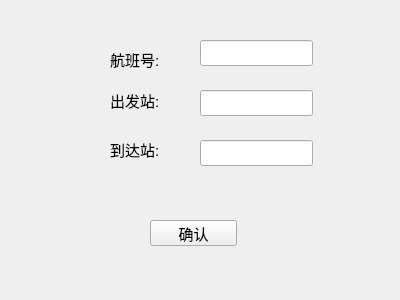
<?xml version="1.0" encoding="UTF-8"?>
<ui version="4.0">
 <class>airlinenew</class>
 <widget class="QWidget" name="airlinenew">
  <property name="geometry">
   <rect>
    <x>0</x>
    <y>0</y>
    <width>400</width>
    <height>300</height>
   </rect>
  </property>
  <property name="windowTitle">
   <string>Form</string>
  </property>
  <widget class="QLineEdit" name="lineEdit">
   <property name="geometry">
    <rect>
     <x>200</x>
     <y>40</y>
     <width>113</width>
     <height>26</height>
    </rect>
   </property>
  </widget>
  <widget class="QLineEdit" name="lineEdit_2">
   <property name="geometry">
    <rect>
     <x>200</x>
     <y>90</y>
     <width>113</width>
     <height>26</height>
    </rect>
   </property>
  </widget>
  <widget class="QLineEdit" name="lineEdit_3">
   <property name="geometry">
    <rect>
     <x>200</x>
     <y>140</y>
     <width>113</width>
     <height>26</height>
    </rect>
   </property>
  </widget>
  <widget class="QLabel" name="label">
   <property name="geometry">
    <rect>
     <x>110</x>
     <y>50</y>
     <width>62</width>
     <height>18</height>
    </rect>
   </property>
   <property name="font">
    <font>
     <pointsize>11</pointsize>
    </font>
   </property>
   <property name="text">
    <string>航班号:</string>
   </property>
  </widget>
  <widget class="QLabel" name="label_2">
   <property name="geometry">
    <rect>
     <x>110</x>
     <y>90</y>
     <width>62</width>
     <height>21</height>
    </rect>
   </property>
   <property name="font">
    <font>
     <pointsize>11</pointsize>
    </font>
   </property>
   <property name="text">
    <string>出发站:</string>
   </property>
  </widget>
  <widget class="QLabel" name="label_3">
   <property name="geometry">
    <rect>
     <x>110</x>
     <y>140</y>
     <width>62</width>
     <height>18</height>
    </rect>
   </property>
   <property name="font">
    <font>
     <pointsize>11</pointsize>
    </font>
   </property>
   <property name="text">
    <string>到达站:</string>
   </property>
  </widget>
  <widget class="QPushButton" name="pushButton">
   <property name="geometry">
    <rect>
     <x>150</x>
     <y>220</y>
     <width>87</width>
     <height>26</height>
    </rect>
   </property>
   <property name="font">
    <font>
     <pointsize>11</pointsize>
    </font>
   </property>
   <property name="text">
    <string>确认</string>
   </property>
  </widget>
 </widget>
 <resources/>
 <connections/>
</ui>
